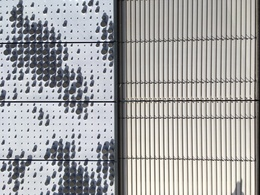
%> input picture assign_2/Part-2: Gabor Segmentation/data/sciencepark.jpg, 260 x 195 px, shrunk from 2016 x 1512 before the run
$ octave gabor_segmentation.m   (GNU Octave 9; MATLAB toolbox functions it lacks are replaced by stand-ins)
%> lines starting %> are read from the running program, lines starting %| are printed output that depends on the picture; in (x1, y1, x2, y2) boxes, pixels count from 0 and x2, y2 are one past the last pixel; in counts of white or black regions, pixels touching at a corner belong together; the program's own positions count from 1
clc;
clear;
close all;
%% Hyperparameters
k        = 2;      % number of clusters in k-means algorithm. By default,
                   % we consider k to be 2 in foreground-background segmentation task.
image_id = 'SciencePark'; % Identifier to switch between input images.
                   % Possible ids: 'Kobi',    'Polar', 'Robin-1'
                   %               'Robin-2', 'Cows', 'SciencePark'

% Misc
err_msg  = 'Image not available.';

% Control settings
visFlag       = false;    %  Set to true to visualize filter responses.
smoothingFlag = true;   %  Set to true to postprocess filter outputs.

%% Read image
switch image_id
    case 'Kobi'
        img = imread('kobi.png');
        resize_factor = 0.25;
    case 'Polar'
        img = imread('./data/polar-bear-hiding.jpg');
        resize_factor = 0.75;
    case 'Robin-1'
        img = imread('./data/robin-1.jpg');
        resize_factor = 1;
    case 'Robin-2'
        img = imread('./data/robin-2.jpg');
        resize_factor = 0.5;
    case 'Cows'
        img = imread('./data/cows.jpg');
        resize_factor = 0.5;
    case 'SciencePark'
        img = imread('./data/sciencepark.jpg');
%> img is the input picture: size 195x260x3 uint8; mean R, G, B 165.2, 165.3, 165.7
        img = permute(img,[2,1,3]);
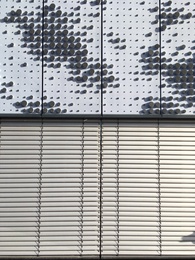
%> img: size 260x195x3 uint8; mean R, G, B 165.2, 165.3, 165.7; mean of the top-left, top-right, bottom-left and bottom-right quarters 150.1, 161.3, 163.7, 186.4
        resize_factor = 0.2;

    otherwise
        error(err_msg)
end

% Image adjustments
img      = imresize(img,resize_factor);
%> img: size 52x39x3 uint8
img_gray = rgb2gray(img);

% Display image
figure(1), imshow(img), title(sprintf('Input image: %s', image_id));

%% Design array of Gabor Filters
% In this code section, you will create a Gabor Filterbank. A filterbank is
% a collection of filters with varying properties (e.g. {shape, texture}).
% A Gabor filterbank consists of Gabor filters of distinct orientations
% and scales. We will use this bank to extract texture information from the
% input image.

[numRows, numCols, ~] = size(img);
%> numRows = 52; numCols = 39

% Estimate the minimum and maximum of the wavelengths for the sinusoidal
% carriers.
% ** This step is pretty much standard, therefore, you don't have to
%    worry about it. It is cycles in pixels. **
lambdaMin = 4/sqrt(2);
lambdaMax = hypot(numRows,numCols);
%> lambdaMax = 65

% Specify the carrier wavelengths.
% (or the central frequency of the carrier signal, which is 1/lambda)
n = floor(log2(lambdaMax/lambdaMin));
%> n = 4
lambdas = 2.^(0:(n-2)) * lambdaMin;
%> lambdas = [2.83 5.66 11.31]

% Define the set of orientations for the Gaussian envelope.
dTheta      = 2*pi/8;                  % \\ the step size
orientations = 0:dTheta:(pi/2);

% Define the set of sigmas for the Gaussian envelope. Sigma here defines
% the standard deviation, or the spread of the Gaussian.
sigmas = [1,2];

% Now you can create the filterbank. We provide you with a MATLAB struct
% called gaborFilterBank in which we will hold the filters and their
% corresponding parameters such as sigma, lambda and etc.
% ** All you need to do is to implement createGabor(). Rest will be handled
%    by the provided code block. **
gaborFilterBank = struct();
tic
filterNo = 1;
for ii = 1:length(lambdas)
    for jj  = 1:length(sigmas)
        for ll = 1:length(orientations)
            % Filter parameter configuration for this filter.
            lambda = lambdas(ii);
            sigma  = sigmas(jj);
            theta  = orientations(ll);
            psi    = 0;
            gamma  = 0.5;

            % Create a Gabor filter with the specs above.
            % (We also record the settings in which they are created. )
            % // TODO: Implement the function createGabor() following
            %          the guidelines in the given function template.
            %          ** See createGabor.m for instructions ** //
            gaborFilterBank(filterNo).filterPairs = createGabor( sigma, theta, lambda, psi, gamma );
            gaborFilterBank(filterNo).sigma       = sigma;
            gaborFilterBank(filterNo).lambda      = lambda;
            gaborFilterBank(filterNo).theta       = theta;
            gaborFilterBank(filterNo).psi         = psi;
            gaborFilterBank(filterNo).gamma       = gamma;
            filterNo = filterNo+1;
        end
    end
end
%> after the loop, filterNo = 19
ctime = toc;

fprintf('--------------------------------------\n \t\tDetails\n--------------------------------------\n')
fprintf('Total number of filters       : %d \n', length(gaborFilterBank));
%| Total number of filters       : 18
fprintf('Number of scales (sigma)      : %d \n', length(sigmas));
fprintf('Number of orientations (theta): %d \n', length(orientations));
fprintf('Number of carriers (lambda)   : %d \n', length(lambdas));
%| Number of carriers (lambda)   : 3
fprintf('--------------------------------------\n')
fprintf('Filter bank created in %.3f seconds.\n', ctime);
fprintf('--------------------------------------\n')

%% Filter images using Gabor filter bank using quadrature pairs (real and imaginary parts)
% You will now filter the input image with each complex Gabor filter in
% gaborFilterBank structure and store the output in the cell called
% featureMaps.
% // Hint-1: Apply both the real imaginary parts of each kernel
%            separately in the spatial domain (i.e. over the image). //
% // Hint-2: Assign each output (i.e. real and imaginary parts) in
%            variables called real_out and imag_out. //
% // Hint-3: Use built-in MATLAB function, imfilter, to convolve the filter
%            with the input image. Type in the command window the following
%            command for more information: doc imfilter. Check the options
%            for padding. Find the one that works well. You might want to
%            explain what works better and why shortly in the report.
featureMaps = cell(length(gaborFilterBank),1);
for jj = 1 : length(gaborFilterBank)
    img_gray = im2double(img_gray);
    real_out = imfilter(img_gray, gaborFilterBank(jj).filterPairs(:,:,1), 'replicate', "conv");% \\TODO: filter the grayscale input with real part of the Gabor
    imag_out = imfilter(img_gray, gaborFilterBank(jj).filterPairs(:,:,2), 'replicate', "conv"); % \\TODO: filter the grayscale input with imaginary part of the Gabor
    featureMaps{jj} = cat(3, real_out, imag_out);

    % Visualize the filter responses if you wish.
    if visFlag
        figure(2),
        subplot(121), imshow(real_out), title(sprintf('Re[h(x,y)], \\lambda = %f, \\theta = %f, \\sigma = %f',gaborFilterBank(jj).lambda,...
                                                                                                              gaborFilterBank(jj).theta,...
                                                                                                              gaborFilterBank(jj).sigma));
        subplot(122), imshow(imag_out), title(sprintf('Im[h(x,y)], \\lambda = %f, \\theta = %f, \\sigma = %f',gaborFilterBank(jj).lambda,...
                                                                                                              gaborFilterBank(jj).theta,...
                                                                                                              gaborFilterBank(jj).sigma));
        pause(1)
    end
end
%> this loop made 18 passes
%> pass 2, `real_out = imfilter(img_gray, gaborFilterBank(jj).filterPairs(:,:,1), ..`:
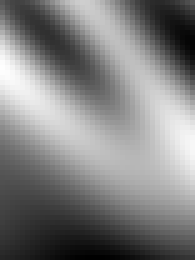
%> real_out: size 52x39 double (shown 5 times larger); min 43.87, max 94.87, mean 69.7; drawn with min black and max white
%> after the loop, featureMaps = 18 items


%% Compute the magnitude
% Now, you will compute the magnitude of the output responses.
% \\ Hint: (real_part^2 + imaginary_part^2)^(1/2) \\
featureMags =  cell(length(gaborFilterBank),1);
for jj = 1:length(featureMaps)
    real_part = featureMaps{jj}(:,:,1);
    imag_part = featureMaps{jj}(:,:,2);
    featureMags{jj} =sqrt(real_part.^2 + imag_part.^2); % \\TODO: Compute the magnitude here

    % Visualize the magnitude response if you wish.
    if visFlag
        figure(3),
        imshow(uint8(featureMags{jj})), title(sprintf('Re[h(x,y)], \\lambda = %f, \\theta = %f, \\sigma = %f',gaborFilterBank(jj).lambda,...
                                                                                                              gaborFilterBank(jj).theta,...
                                                                                                              gaborFilterBank(jj).sigma));
        pause(.3)
    end
end
%> this loop made 18 passes
%> pass 3, `imag_part = featureMaps{jj}(:,:,2);`:
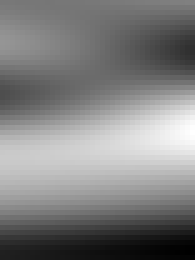
%> imag_part: size 52x39 double (shown 5 times larger); min -122.7, max 96.18, mean -12.7; drawn with min black and max white
%> after the loop, featureMags = 18 items

%% Prepare and Preprocess features
% You can think of each filter response as a sort of feature representation
% for the pixels. Now that you have numFilters = |gaborFilterBank| filters,
% we can represent each pixel by this many features.
% \\ Q: What kind of features do you think gabor filters might correspond to?

% You will now implement a smoothing operation over the magnitude images in
% featureMags.
% \\ Hint: For each i in [1, length(featureMags)], smooth featureMags{i}
%          using an appropriate first order Gaussian kernel.
% \\ Hint: doc imfilter, doc fspecial or doc imgaussfilt.
features = zeros(numRows, numCols, length(featureMags));
if smoothingFlag
    for jj = 1:length(featureMags)
        % Tested diiferent kernel sizes, but it doesn't affect much.
        featureMags{jj} = imgaussfilt(featureMags{jj},gaborFilterBank(jj).sigma);
        features(:,:,jj) = featureMags{jj};
    end
    % \\TODO:
    %FOR_LOOP
        % i)  filter the magnitude response with appropriate Gaussian kernels
        % ii) insert the smoothed image into features(:,:,jj)
    %END_FOR
else
    % Don't smooth but just insert magnitude images into the matrix
    % called features.
    for jj = 1:length(featureMags)
        features(:,:,jj) = featureMags{jj};
    end
end


% Reshape the filter outputs (i.e. tensor called features) of size
% [numRows, numCols, numFilters] into a matrix of size [numRows*numCols, numFilters]
% This will constitute our data matrix which represents each pixel in the
% input image with numFilters features.
features = reshape(features, numRows * numCols, []);


% Standardize features.
% \\ Hint: see http://ufldl.stanford.edu/wiki/index.php/Data_Preprocessing
%          for more information. \\
% standardize among filters for each pixel
%features = zscore(features);

numFilters = length(gaborFilterBank);
%> numFilters = 18
mean = sum(features,1)/(numRows * numCols);
%> mean = 18 values, max 1770.1 at index 18, min 15.36 at index 5, mean 541.1
sigma = sqrt(sum((features - mean).^2,1)/(numRows * numCols));
%> sigma = 18 values, max 182.9 at index 12, min 4.78 at index 5, mean 58.36
features = (features - mean)/sigma;
%> features = 2028 values, max 1.13 at index 1, min -1.26 at index 52, mean -3.8e-15


%features = % \\ TODO: i)  Implement standardization on matrix called features.
           %          ii) Return the standardized data matrix.


% (Optional) Visualize the saliency map using the first principal component
% of the features matrix. It will be useful to diagnose possible problems
% with the pipeline and filterbank.
coeff = pca(features);
%> coeff = 1
feature2DImage = reshape(features*coeff(:,1),numRows,numCols);
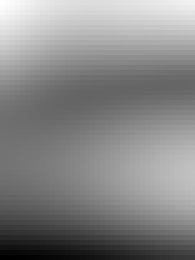
%> feature2DImage: size 52x39 double (shown 5 times larger); min -1.26, max 1.13, mean -3.8e-15; drawn with min black and max white
figure(4)
imshow(feature2DImage,[]), title('Pixel representation projected onto first PC');


% Apply k-means algorithm to cluster pixels using the data matrix,
% features.
% \\ Hint-1: doc kmeans
% \\ Hint-2: use the parameter k defined in the first section when calling
%            MATLAB's built-in kmeans function.
tic
pixLabels = kmeans(features, k);% \\TODO: Return cluster labels per pixel
%> pixLabels = 2028 values, max 2 at index 1, min 1 at index 18, mean 1.4
ctime = toc;
fprintf('Clustering completed in %.3f seconds.\n', ctime);


% Visualize the clustering by reshaping pixLabels into original grayscale
% input size [numRows numCols].
pixLabels = reshape(pixLabels,[numRows numCols]);
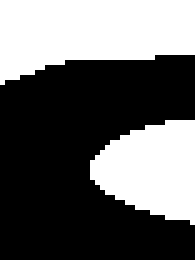
%> pixLabels: size 52x39 double (shown 5 times larger); values 1 (black) and 2 (white), 40% white; 2 white regions, box (x1, y1, x2, y2) and area: (0, 0, 39, 17) 494, (18, 24, 39, 45) 317

figure(5)
imshow(label2rgb(pixLabels)), title('Pixel clusters');


% Use the pixLabels to visualize segmentation.
Aseg1 = zeros(size(img),'like',img);
%> Aseg1: size 52x39x3 uint8; every value is 0
Aseg2 = zeros(size(img),'like',img);
BW = pixLabels == 2;
BW = repmat(BW,[1 1 3]);
Aseg1(BW) = img(BW);
Aseg2(~BW) = img(~BW);
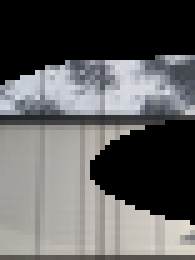
%> Aseg2: size 52x39x3 uint8 (shown 5 times larger); mean R, G, B 95.1, 94.7, 94.5
figure(6), title("pixel segmentation");
imshowpair(Aseg1,Aseg2,'montage')
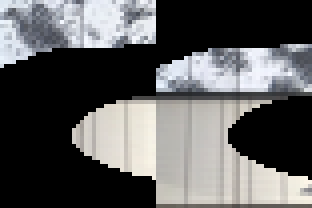
%> displayed picture: size 52x78x3, on the screen's scale of 0 to 255 (shown 4 times larger); mean R, G, B 92.6, 92.6, 92.8
